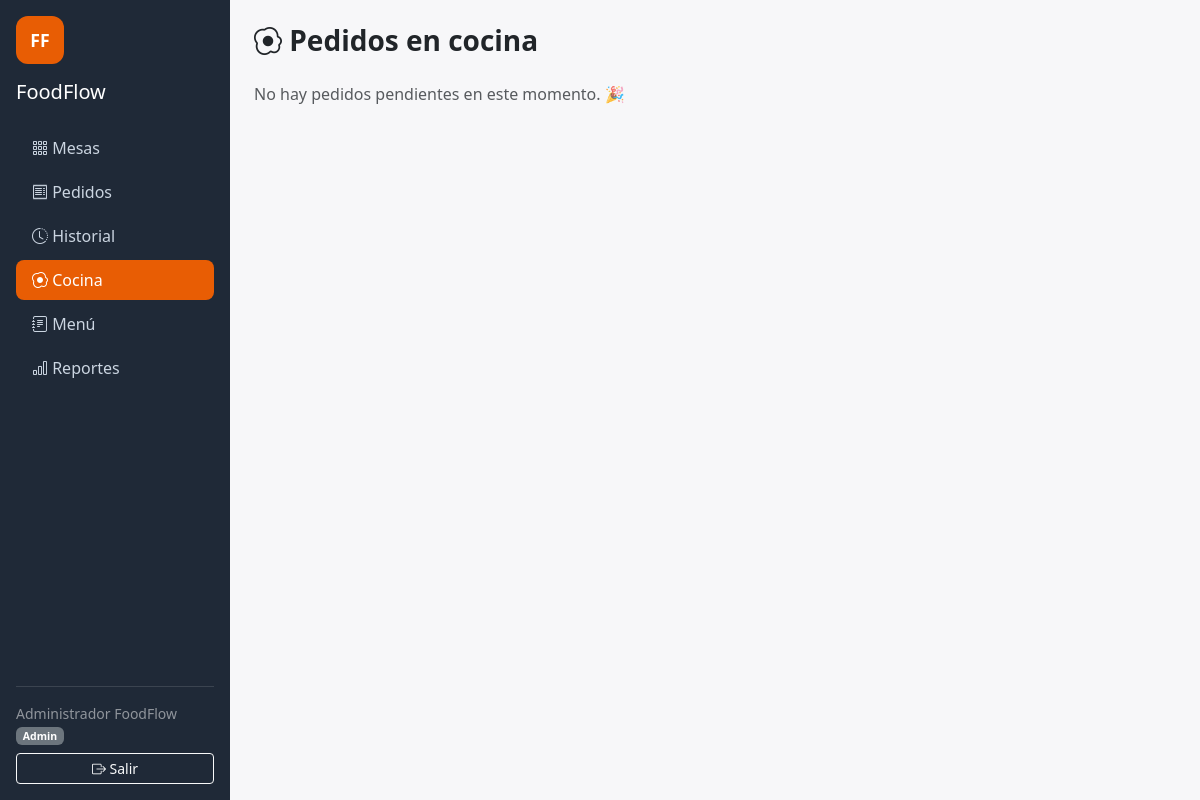
Before: /index.php/cocina (signed in) with the older database file.
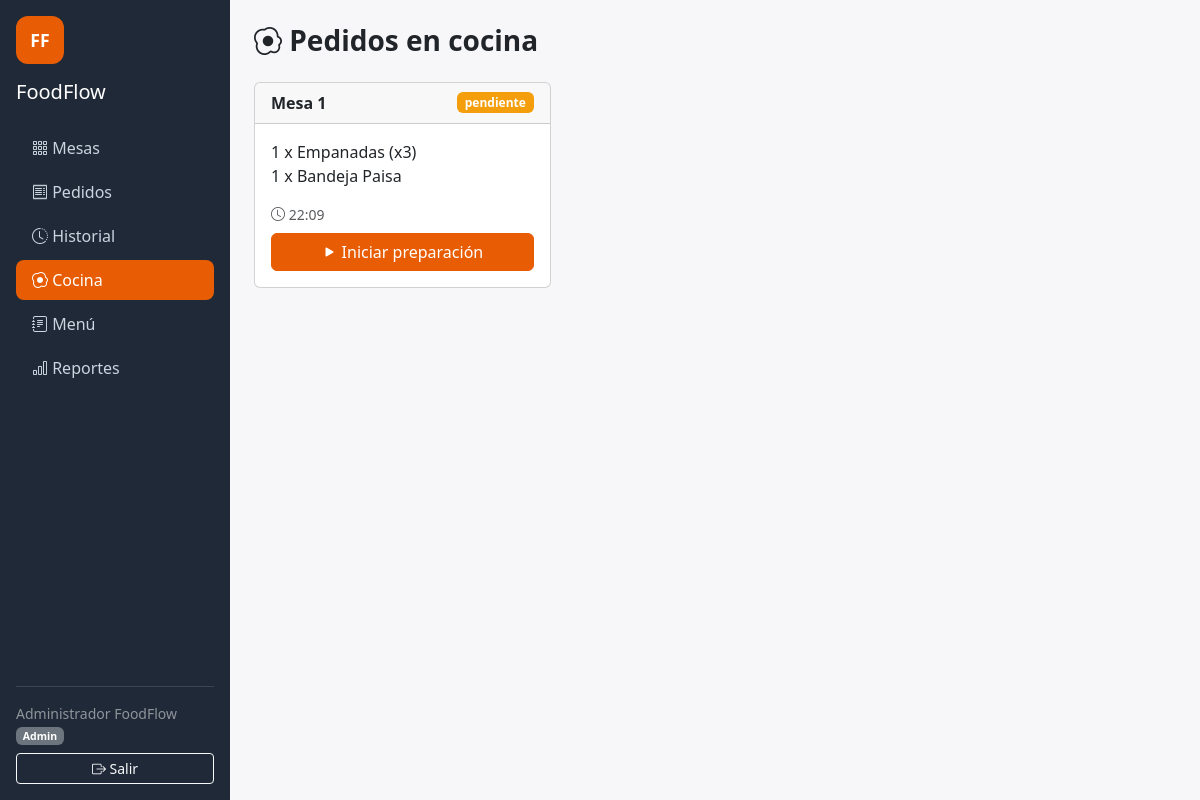
After: the same page with the newer database file.
### tables this page shows
CREATE TABLE `pedidos` (
  `id` int(10) UNSIGNED NOT NULL,
  `mesa_id` int(10) UNSIGNED NOT NULL,
  `mesero_id` int(10) UNSIGNED DEFAULT NULL,
  `cliente_id` int(10) UNSIGNED DEFAULT NULL,
  `estado` enum('pendiente','en_preparacion','listo','entregado','pagado') NOT NULL DEFAULT 'pendiente',
  `total` decimal(10,2) NOT NULL DEFAULT 0.00,
  `creado_en` datetime NOT NULL DEFAULT current_timestamp(),
  `actualizado_en` datetime NOT NULL DEFAULT current_timestamp() ON UPDATE current_timestamp()
);

CREATE TABLE `mesas` (
  `id` int(10) UNSIGNED NOT NULL,
  `numero` int(10) UNSIGNED NOT NULL,
  `capacidad` int(10) UNSIGNED NOT NULL DEFAULT 4,
  `estado` enum('libre','ocupada') NOT NULL DEFAULT 'libre'
);

CREATE TABLE `pedido_detalles` (
  `id` int(10) UNSIGNED NOT NULL,
  `pedido_id` int(10) UNSIGNED NOT NULL,
  `menu_item_id` int(10) UNSIGNED NOT NULL,
  `cantidad` int(10) UNSIGNED NOT NULL DEFAULT 1,
  `precio_unitario` decimal(10,2) NOT NULL,
  `subtotal` decimal(10,2) NOT NULL
);

CREATE TABLE `menu_items` (
  `id` int(10) UNSIGNED NOT NULL,
  `categoria_id` int(10) UNSIGNED NOT NULL,
  `nombre` varchar(100) NOT NULL,
  `descripcion` varchar(255) DEFAULT NULL,
  `precio` decimal(10,2) NOT NULL DEFAULT 0.00,
  `imagen` varchar(255) DEFAULT NULL,
  `disponible` tinyint(1) NOT NULL DEFAULT 1,
  `creado_en` datetime NOT NULL DEFAULT current_timestamp()
);

### application/controllers/Cocina.php (called while the page is built, shortened)
<?php
class Cocina extends MY_Controller
{
    public function __construct()
    {
        $this->load->model('Pedido_model');
    }
    public function index()
    {
        $data['titulo'] = 'Cocina';
        $data['pedidos'] = $this->Pedido_model->para_cocina();
        foreach ($data['pedidos'] as $p) {
            $p->detalles = $this->Pedido_model->obtener_detalles($p->id);
        }
        $this->load->view('templates/header', $data);
        $this->load->view('cocina/index', $data);
        $this->load->view('templates/footer');
    }
}

### index.php (called while the page is built, shortened)
<?php
require_once BASEPATH.'core/CodeIgniter.php';

### application/models/Pedido_model.php (called while the page is built, shortened)
<?php
class Pedido_model extends CI_Model
{
    public function obtener_detalles($pedido_id)
    {
        return $this->db->select('pedido_detalles.*, menu_items.nombre as producto_nombre')
            ->from('pedido_detalles')
            ->join('menu_items', 'menu_items.id = pedido_detalles.menu_item_id')
            ->where('pedido_id', $pedido_id)
            ->get()->result();
    }
    public function para_cocina()
    {
        return $this->db->select('pedidos.*, mesas.numero as mesa_numero')
            ->from('pedidos')
            ->join('mesas', 'mesas.id = pedidos.mesa_id')
            ->where_in('pedidos.estado', array('pendiente', 'en_preparacion', 'listo'))
            ->order_by('pedidos.creado_en', 'ASC')
            ->get()->result();
    }
}

### application/views/cocina/index.php (the view)
<h3 class="fw-bold mb-4"><i class="bi bi-egg-fried"></i> Pedidos en cocina</h3>
<div class="row g-3">
<?php foreach ($pedidos as $p): ?>
    <div class="col-md-4">
        <div class="card h-100">
            <div class="card-header d-flex justify-content-between align-items-center">
                <strong>Mesa <?= $p->mesa_numero ?></strong>
                <span class="badge badge-estado-<?= $p->estado ?>"><?= str_replace('_', ' ', $p->estado) ?></span>
            </div>
            <div class="card-body">
                <ul class="list-unstyled mb-3">
                    <?php foreach ($p->detalles as $d): ?>
                        <li><?= $d->cantidad ?> x <?= html_escape($d->producto_nombre) ?></li>
                    <?php endforeach; ?>
                </ul>
                <p class="text-muted small mb-2">
                    <i class="bi bi-clock"></i> <?= date('H:i', strtotime($p->creado_en)) ?>
                </p>
                <?php if ($p->estado === 'pendiente'): ?>
                    <a href="<?= site_url('cocina/avanzar_estado/' . $p->id) ?>" class="btn btn-primary w-100">
                        <i class="bi bi-play-fill"></i> Iniciar preparación
                    </a>
                <?php elseif ($p->estado === 'en_preparacion'): ?>
                    <a href="<?= site_url('cocina/avanzar_estado/' . $p->id) ?>" class="btn btn-success w-100">
                        <i class="bi bi-check2"></i> Marcar como listo
                    </a>
                <?php elseif ($p->estado === 'listo'): ?>
                    <a href="<?= site_url('cocina/avanzar_estado/' . $p->id) ?>" class="btn btn-outline-secondary w-100">
                        <i class="bi bi-box-arrow-right"></i> Marcar entregado
                    </a>
                <?php endif; ?>
            </div>
        </div>
    </div>
<?php endforeach; ?>
<?php if (empty($pedidos)): ?>
    <p class="text-muted">No hay pedidos pendientes en este momento. 🎉</p>
<?php endif; ?>
</div>

### application/views/templates/header.php (shortened to what this page needs)
<!DOCTYPE html>
<html lang="es">
<head>
    <link href="https://cdn.jsdelivr.net/npm/bootstrap@5.3.3/dist/css/bootstrap.min.css" rel="stylesheet">
    <link href="https://cdn.jsdelivr.net/npm/bootstrap-icons@1.11.3/font/bootstrap-icons.css" rel="stylesheet">
    <link href="<?= base_url('assets/css/style.css') ?>" rel="stylesheet">
</head>
<body>
<div class="d-flex">
    <nav class="sidebar d-flex flex-column p-3">
        <div class="brand-badge mb-3">FF</div>
        <h5 class="text-white mb-4">FoodFlow</h5>
        <ul class="nav nav-pills flex-column mb-auto">
            <?php $rol = $this->session->userdata('rol'); ?>
            <?php if ($rol === 'cliente' || $rol === 'mesero' || $rol === 'admin'): ?>
                <li class="nav-item">
                    <a href="<?= site_url('mesas') ?>" class="nav-link <?= $this->uri->segment(1) === 'mesas' ? 'active' : '' ?>">
                        <i class="bi bi-grid-3x3-gap"></i> Mesas
                    </a>
                </li>
                <li class="nav-item">
                    <a href="<?= site_url('pedidos') ?>" class="nav-link <?= $this->uri->segment(1) === 'pedidos' && $this->uri->segment(2) !== 'historial' ? 'active' : '' ?>">
                        <i class="bi bi-receipt"></i> Pedidos
                    </a>
                </li>
                <li class="nav-item">
                    <a href="<?= site_url('pedidos/historial') ?>" class="nav-link <?= $this->uri->segment(2) === 'historial' ? 'active' : '' ?>">
                        <i class="bi bi-clock-history"></i> Historial
                    </a>
                </li>
            <?php endif; ?>
            <?php if ($rol === 'cocina' || $rol === 'admin'): ?>
                <li class="nav-item">
                    <a href="<?= site_url('cocina') ?>" class="nav-link <?= $this->uri->segment(1) === 'cocina' ? 'active' : '' ?>">
                        <i class="bi bi-egg-fried"></i> Cocina
                    </a>
                </li>
            <?php endif; ?>
            <?php if ($rol === 'admin'): ?>
                <li class="nav-item">
                    <a href="<?= site_url('menu') ?>" class="nav-link <?= $this->uri->segment(1) === 'menu' ? 'active' : '' ?>">
                        <i class="bi bi-journal-text"></i> Menú
                    </a>
                </li>
                <li class="nav-item">
                    <a href="<?= site_url('reportes') ?>" class="nav-link <?= $this->uri->segment(1) === 'reportes' ? 'active' : '' ?>">
                        <i class="bi bi-bar-chart"></i> Reportes
                    </a>
                </li>
            <?php endif; ?>
        </ul>
        <hr class="text-white-50">
        <div class="text-white-50 small mb-2">
            <?= $this->session->userdata('nombre') ?><br>
            <span class="badge bg-secondary text-capitalize"><?= $rol ?></span>
        </div>
        <a href="<?= site_url('logout') ?>" class="btn btn-outline-light btn-sm">
            <i class="bi bi-box-arrow-right"></i> Salir
        </a>
    </nav>
    <main class="content-area flex-grow-1 p-4">

### application/views/templates/footer.php (shortened to what this page needs)
    </main>
</div>
</body>
</html>

### assets/css/style.css (style rules this page uses)
:root { --ff-primary: #E85D04; --ff-primary-dark: #C74A02; --ff-dark: #1F2937; --ff-bg: #F7F7F9; }
body { background-color: var(--ff-bg); font-family: 'Segoe UI', system-ui, sans-serif; }
.brand-badge { width: 48px; height: 48px; border-radius: 12px; background: var(--ff-primary); color: #fff; display: flex; align-items: center; justify-content: center; font-weight: 700; font-size: 1.1rem; }
.sidebar { width: 230px; min-height: 100vh; background: var(--ff-dark); }
.sidebar .nav-link { color: #cbd5e1; border-radius: 8px; margin-bottom: 4px; }
.sidebar .nav-link.active, .sidebar .nav-link:hover { background: var(--ff-primary); color: #fff; }
.content-area { min-height: 100vh; }
.btn-primary { background-color: var(--ff-primary); border-color: var(--ff-primary); }
.badge-estado-pendiente { background: #f59e0b; }

Changed rows visible on the page:
added pedidos: mesa.numero "1", estado "pendiente", creado_en "22:09"
added pedido_detalles: cantidad "1", menu_item.nombre "Empanadas (x3)"
added pedido_detalles: cantidad "1", menu_item.nombre "Bandeja Paisa"
Other visible differences:
text no longer shown: "No hay pedidos pendientes en este momento. 🎉"
